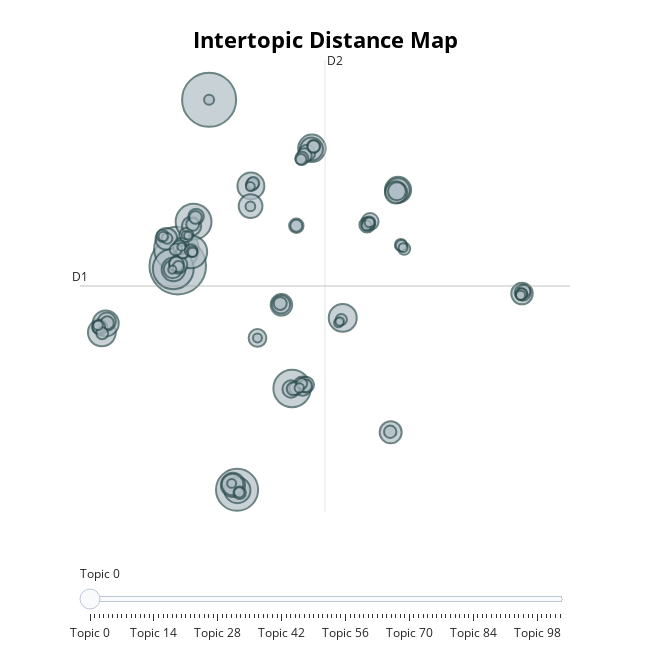

The code cell stored with this chart in its notebook:
### Code cell
seed_topic_model.visualize_topics()
